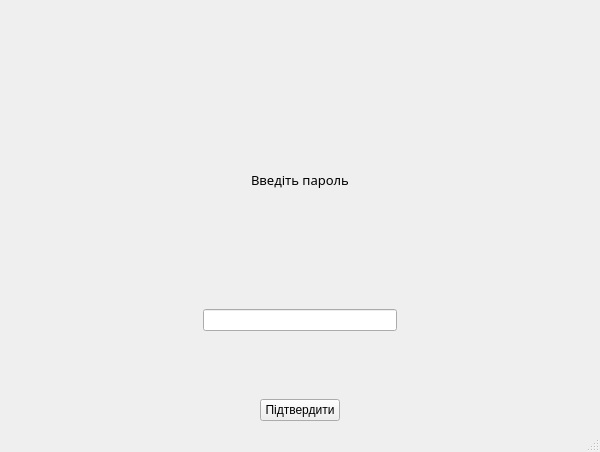
<?xml version="1.0" encoding="UTF-8"?>
<ui version="4.0">
 <class>MainWindow</class>
 <widget class="QMainWindow" name="MainWindow">
  <property name="geometry">
   <rect>
    <x>0</x>
    <y>0</y>
    <width>600</width>
    <height>452</height>
   </rect>
  </property>
  <property name="windowTitle">
   <string>TeleCloud</string>
  </property>
  <property name="windowIcon">
   <iconset resource="logo.qrc">
    <normaloff>:/:/newPrefix/logo1.png/logo.png</normaloff>:/:/newPrefix/logo1.png/logo.png</iconset>
  </property>
  <widget class="QWidget" name="centralwidget">
   <layout class="QVBoxLayout" name="verticalLayout_3">
    <item>
     <layout class="QHBoxLayout" name="horizontalLayout">
      <property name="spacing">
       <number>7</number>
      </property>
      <item>
       <spacer name="horizontalSpacer">
        <property name="orientation">
         <enum>Qt::Horizontal</enum>
        </property>
        <property name="sizeHint" stdset="0">
         <size>
          <width>40</width>
          <height>20</height>
         </size>
        </property>
       </spacer>
      </item>
      <item>
       <widget class="QLabel" name="logo">
        <property name="text">
         <string>&lt;html&gt;&lt;head/&gt;&lt;body&gt;&lt;p&gt;&lt;img src=&quot;:/:/newPrefix/logo1.png/logo.png&quot;/&gt;&lt;/p&gt;&lt;/body&gt;&lt;/html&gt;</string>
        </property>
       </widget>
      </item>
      <item>
       <spacer name="horizontalSpacer_4">
        <property name="orientation">
         <enum>Qt::Horizontal</enum>
        </property>
        <property name="sizeHint" stdset="0">
         <size>
          <width>40</width>
          <height>20</height>
         </size>
        </property>
       </spacer>
      </item>
     </layout>
    </item>
    <item>
     <spacer name="verticalSpacer_3">
      <property name="orientation">
       <enum>Qt::Vertical</enum>
      </property>
      <property name="sizeHint" stdset="0">
       <size>
        <width>20</width>
        <height>40</height>
       </size>
      </property>
     </spacer>
    </item>
    <item>
     <layout class="QHBoxLayout" name="horizontalLayout_3">
      <property name="spacing">
       <number>7</number>
      </property>
      <property name="topMargin">
       <number>23</number>
      </property>
      <item>
       <spacer name="horizontalSpacer_2">
        <property name="orientation">
         <enum>Qt::Horizontal</enum>
        </property>
        <property name="sizeHint" stdset="0">
         <size>
          <width>40</width>
          <height>20</height>
         </size>
        </property>
       </spacer>
      </item>
      <item>
       <widget class="QLabel" name="phonenumpls">
        <property name="font">
         <font>
          <family>Myanmar Text</family>
          <pointsize>10</pointsize>
         </font>
        </property>
        <property name="text">
         <string>Введіть пароль</string>
        </property>
       </widget>
      </item>
      <item>
       <spacer name="horizontalSpacer_3">
        <property name="orientation">
         <enum>Qt::Horizontal</enum>
        </property>
        <property name="sizeHint" stdset="0">
         <size>
          <width>40</width>
          <height>20</height>
         </size>
        </property>
       </spacer>
      </item>
     </layout>
    </item>
    <item>
     <spacer name="verticalSpacer">
      <property name="orientation">
       <enum>Qt::Vertical</enum>
      </property>
      <property name="sizeHint" stdset="0">
       <size>
        <width>20</width>
        <height>40</height>
       </size>
      </property>
     </spacer>
    </item>
    <item>
     <layout class="QVBoxLayout" name="verticalLayout_2">
      <item>
       <layout class="QVBoxLayout" name="verticalLayout">
        <item>
         <layout class="QHBoxLayout" name="horizontalLayout_2">
          <item>
           <spacer name="horizontalSpacer_6">
            <property name="orientation">
             <enum>Qt::Horizontal</enum>
            </property>
            <property name="sizeHint" stdset="0">
             <size>
              <width>40</width>
              <height>20</height>
             </size>
            </property>
           </spacer>
          </item>
          <item>
           <widget class="QLineEdit" name="user_input">
            <property name="sizePolicy">
             <sizepolicy hsizetype="Expanding" vsizetype="Fixed">
              <horstretch>0</horstretch>
              <verstretch>0</verstretch>
             </sizepolicy>
            </property>
            <property name="sizeIncrement">
             <size>
              <width>0</width>
              <height>0</height>
             </size>
            </property>
            <property name="baseSize">
             <size>
              <width>0</width>
              <height>0</height>
             </size>
            </property>
            <property name="echoMode">
             <enum>QLineEdit::Password</enum>
            </property>
            <property name="dragEnabled">
             <bool>false</bool>
            </property>
            <property name="clearButtonEnabled">
             <bool>false</bool>
            </property>
           </widget>
          </item>
          <item>
           <spacer name="horizontalSpacer_5">
            <property name="orientation">
             <enum>Qt::Horizontal</enum>
            </property>
            <property name="sizeHint" stdset="0">
             <size>
              <width>40</width>
              <height>20</height>
             </size>
            </property>
           </spacer>
          </item>
         </layout>
        </item>
       </layout>
      </item>
      <item>
       <widget class="QLabel" name="label">
        <property name="text">
         <string/>
        </property>
        <property name="alignment">
         <set>Qt::AlignCenter</set>
        </property>
       </widget>
      </item>
      <item>
       <spacer name="verticalSpacer_2">
        <property name="orientation">
         <enum>Qt::Vertical</enum>
        </property>
        <property name="sizeHint" stdset="0">
         <size>
          <width>20</width>
          <height>40</height>
         </size>
        </property>
       </spacer>
      </item>
      <item>
       <layout class="QHBoxLayout" name="horizontalLayout_4">
        <property name="spacing">
         <number>0</number>
        </property>
        <item>
         <spacer name="horizontalSpacer_7">
          <property name="orientation">
           <enum>Qt::Horizontal</enum>
          </property>
          <property name="sizeHint" stdset="0">
           <size>
            <width>40</width>
            <height>20</height>
           </size>
          </property>
         </spacer>
        </item>
        <item>
         <widget class="QPushButton" name="enter_button">
          <property name="font">
           <font>
            <pointsize>9</pointsize>
           </font>
          </property>
          <property name="text">
           <string>Підтвердити</string>
          </property>
         </widget>
        </item>
        <item>
         <spacer name="horizontalSpacer_8">
          <property name="orientation">
           <enum>Qt::Horizontal</enum>
          </property>
          <property name="sizeHint" stdset="0">
           <size>
            <width>40</width>
            <height>20</height>
           </size>
          </property>
         </spacer>
        </item>
       </layout>
      </item>
     </layout>
    </item>
   </layout>
  </widget>
  <widget class="QMenuBar" name="menubar">
   <property name="geometry">
    <rect>
     <x>0</x>
     <y>0</y>
     <width>600</width>
     <height>26</height>
    </rect>
   </property>
  </widget>
  <widget class="QStatusBar" name="statusbar"/>
 </widget>
 <resources>
  <include location="logo.qrc"/>
 </resources>
 <connections/>
</ui>
